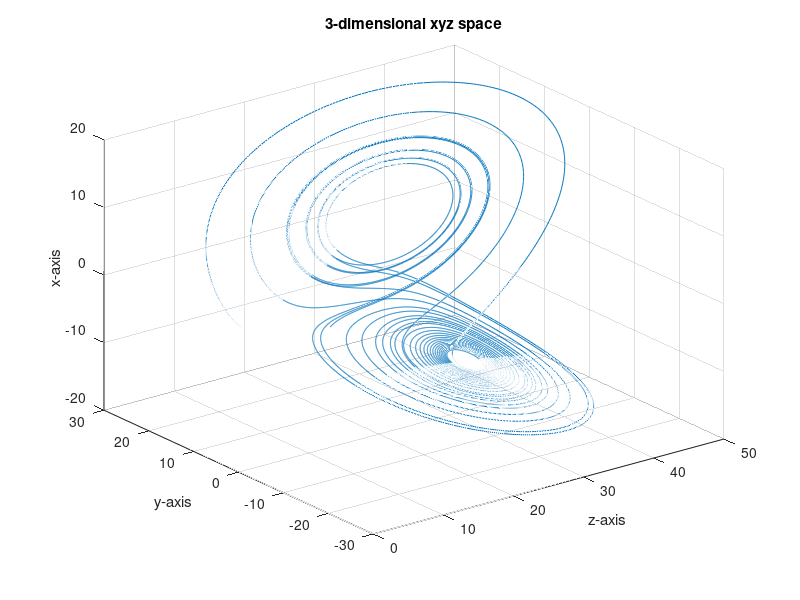
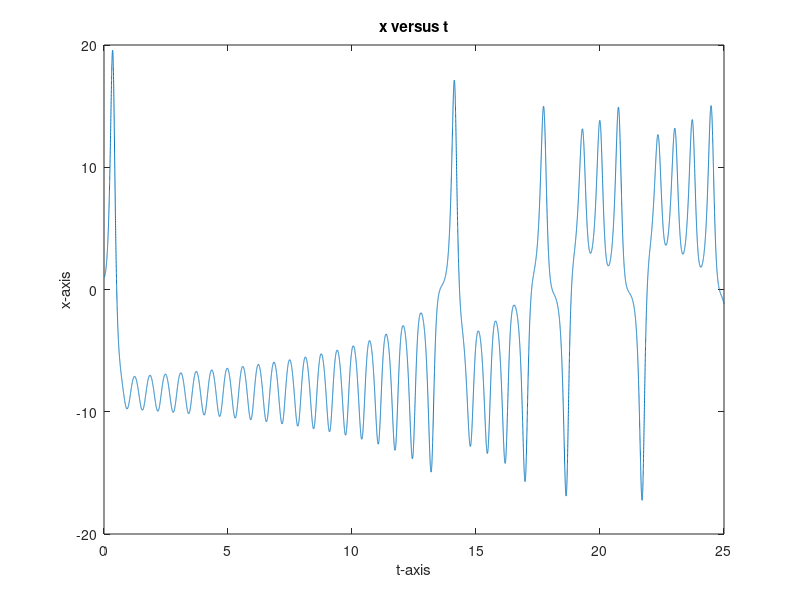
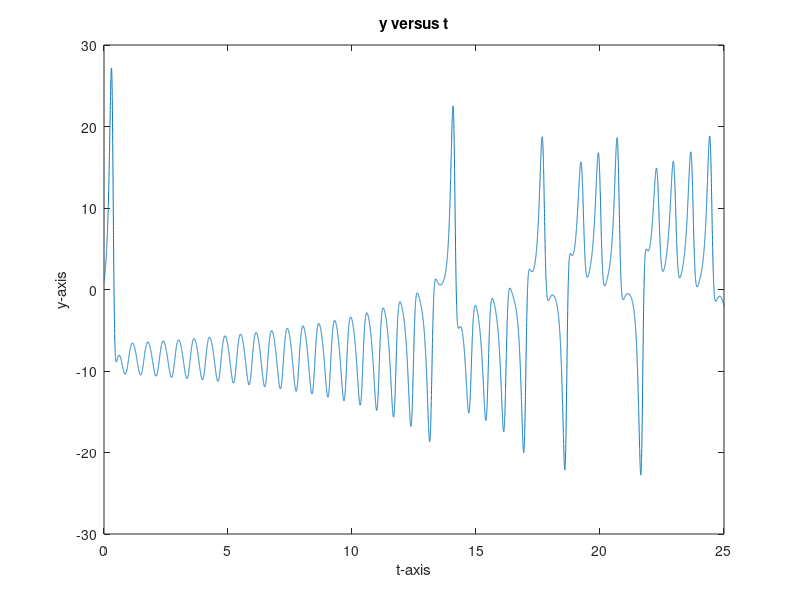
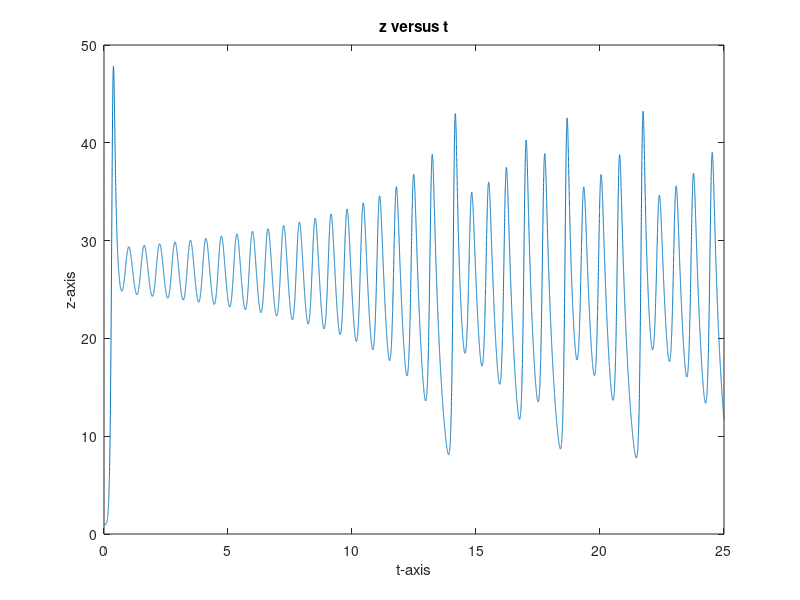

The MATLAB source for these figures, in order:
clc
clear
%Initialize
h = 0.001;
t = 0:h:25;
r = 28;
%Assign initial condition
[x(1),y(1),z(1)] = deal(1);
%Construct ODE function
dx = @(t,x,y,z) 10*(y-x); 
dy = @(t,x,y,z) r*x-y-x*z;
dz = @(t,x,y,z) x*y-(8/3)*z;

%4th-order Runge-Kutta method
for i=1:(length(t)-1)
    
    xk1 = dx(t(i),x(i),y(i),z(i));
    yk1 = dy(t(i),x(i),y(i),z(i));
    zk1 = dz(t(i),x(i),y(i),z(i));

    xk2=dx((t(i)+h*0.5),(x(i)+0.5*xk1*h),(y(i)+(0.5*yk1*h)),(z(i)+(0.5*zk1*h)));
    yk2=dy((t(i)+h*0.5),(x(i)+0.5*xk1*h),(y(i)+(0.5*yk1*h)),(z(i)+(0.5*zk1*h)));
    zk2=dz((t(i)+h*0.5),(x(i)+0.5*xk1*h),(y(i)+(0.5*yk1*h)),(z(i)+(0.5*zk1*h)));    
    
    xk3=dx((t(i)+h*0.5),(x(i)+0.5*xk2*h),(y(i)+(0.5*yk2*h)),(z(i)+(0.5*zk2*h)));
    yk3=dy((t(i)+h*0.5),(x(i)+0.5*xk2*h),(y(i)+(0.5*yk2*h)),(z(i)+(0.5*zk2*h)));
    zk3=dz((t(i)+h*0.5),(x(i)+0.5*xk2*h),(y(i)+(0.5*yk2*h)),(z(i)+(0.5*zk2*h)));  
    
    xk4=dx(t(i)+h,(x(i)+xk3*h),(y(i)+yk3*h),(z(i)+zk3*h));
    yk4=dy(t(i)+h,(x(i)+xk3*h),(y(i)+yk3*h),(z(i)+zk3*h));
    zk4=dz(t(i)+h,(x(i)+xk3*h),(y(i)+yk3*h),(z(i)+zk3*h));

    x(i+1) = x(i) + h*(xk1+2*xk2+2*xk3+xk4)/6;
    y(i+1) = y(i) + h*(yk1+2*yk2+2*yk3+yk4)/6;
    z(i+1) = z(i) + h*(zk1+2*zk2+2*zk3+zk4)/6;
end

%plot
figure
plot3(z,y,x)
grid on
xlabel('z-axis')
ylabel('y-axis')
zlabel('x-axis')
title('3-dimensional xyz space')

figure
plot(t,x)
title('x versus t')
xlabel('t-axis')
ylabel('x-axis')

figure
plot(t,y)
title('y versus t')
xlabel('t-axis')
ylabel('y-axis')

figure
plot(t,z)
title('z versus t')
xlabel('t-axis')
ylabel('z-axis')

figure
plot(x,y)
title('y versus x')
xlabel('x-axis')
ylabel('y-axis')

figure
plot(x,z)
title('z versus x')
xlabel('x-axis')
ylabel('z-axis')

figure
plot(y,z)
title('z versus y')
xlabel('y-axis')
ylabel('z-axis')
